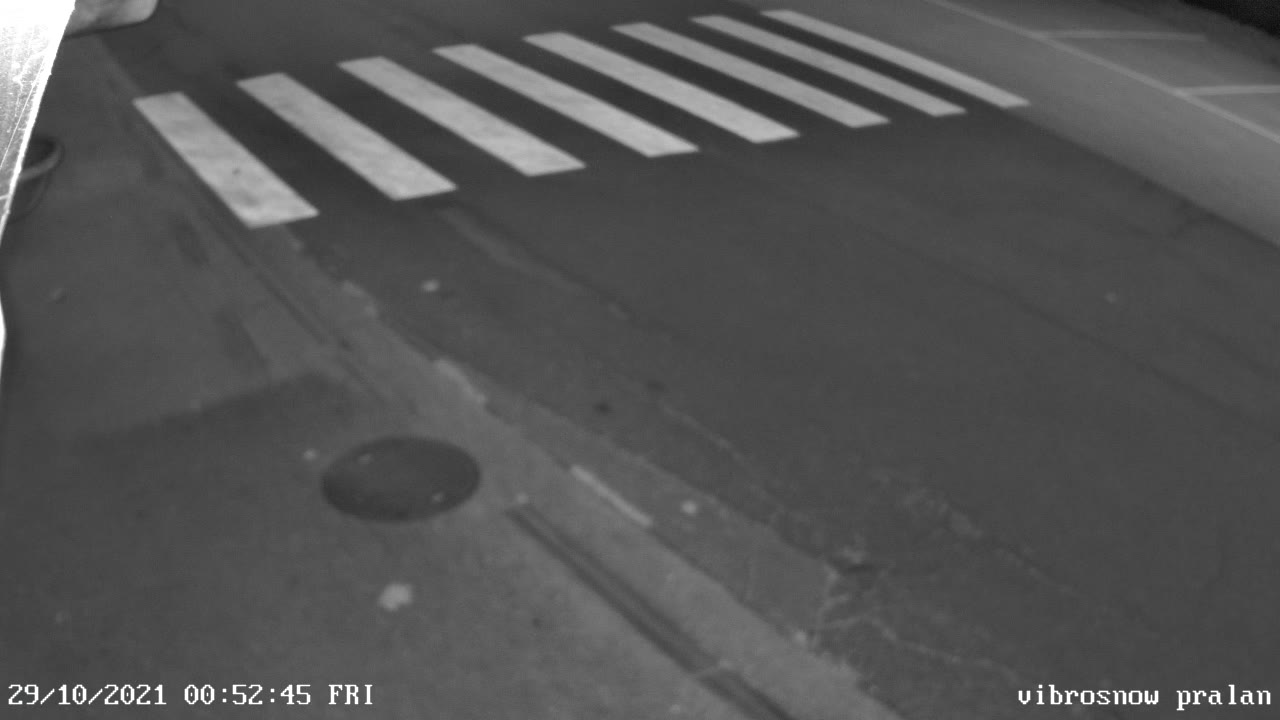
#> input picture frame 4 of 0500_Software/snow_debit/logs/2022-01-17_150430/original.avi, 1280 x 720 px, given in place of snow_test.mp4, which was not available
$ python noise_detection.py
#> lines starting #> are read from the running program, lines starting #| are printed output that depends on the picture; after the words box and inside, x2 and y2 are one past the last pixel; in counts of white or black regions, pixels touching at a corner belong together; pictures that were not available may be replaced by others from this repository, and a replacement may not be noted
import cv2 as cv
import numpy as np


def main() :
    cap = cv.VideoCapture("snow_test.mp4")

    if not cap.isOpened() :
        print("Can't open file")
        exit()

    while True:
        check1, frame1 = cap.read()
#> frame1 is the input picture: shape (720, 1280, 3); mean B, G, R 83.8, 83.8, 83.8
        check2, frame2 = cap.read()

        if check1 and check2:
            frame_width = int(cap.get(cv.CAP_PROP_FRAME_WIDTH)/2)
            frame_height = int(cap.get(cv.CAP_PROP_FRAME_HEIGHT)/2)
            frame_resize = (frame_width, frame_height)

            frame1 = cv.resize(frame1, frame_resize, interpolation=cv.INTER_LINEAR)
#> frame1: shape (360, 640, 3)
            frame2 = cv.resize(frame2, frame_resize, interpolation=cv.INTER_LINEAR)
#> frame2: shape (360, 640, 3)
            #frame1 = cv.GaussianBlur(frame1, (25,25), 0)
            #frame2 = cv.GaussianBlur(frame2, (25,25), 0)

            noise = cv.subtract(frame1, frame2)
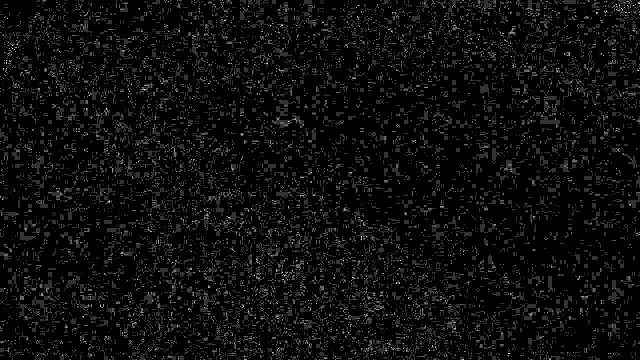
#> noise: shape (360, 640, 3); min 0, max 5, mean 0.244; drawn with min black and max white
            #noise = cv.absdiff(frame1, frame2)
            road = cv.subtract(frame1, noise)
            #road = cv.absdiff(frame1, noise)
            #road = cv.subtract(road, noise2)
            #road = cv.GaussianBlur(road, (25,25), 0)
            noise_grey = cv.cvtColor(road, cv.COLOR_BGR2GRAY)

            th, noise_thres = cv.threshold(noise_grey, 80, 255, cv.THRESH_BINARY)
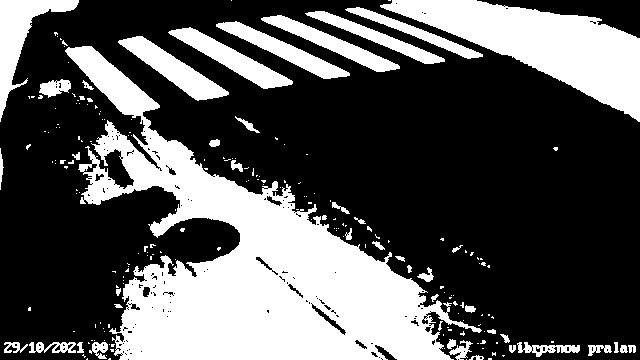
#> noise_thres: shape (360, 640); 33.3% white; 207 white regions (162 under 20 px), largest, box (x1, y1, x2, y2) and area: (65, 46, 482, 360) 45799, (380, 0, 640, 122) 13058, (0, 0, 79, 122) 2861

            cv.imshow("Original", frame1)
            cv.imshow("Noise", noise)
            cv.imshow("Snow", noise_thres)
            cv.imshow("Road", road)

            if cv.waitKey(10) == ord('q'):
#> (key q is pressed here)
                print("Quitting...")
                break
        else:
            print("No more video feed, quitting...")
            break

if __name__ == "__main__":
    main()

$ run again, starting later in the video
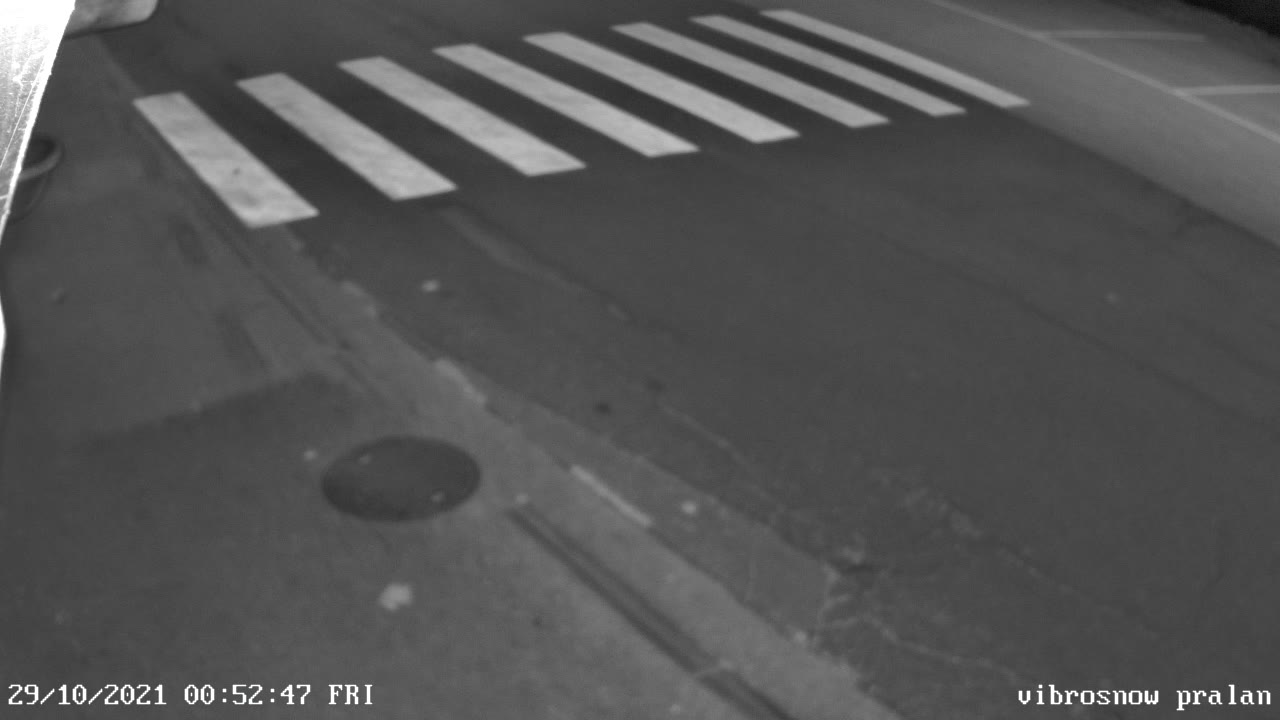
#> input picture frame 19 of 0500_Software/snow_debit/logs/2022-01-17_150430/original.avi, 1280 x 720 px, given in place of snow_test.mp4, which was not available
#> in main, frame1 is the input picture: shape (720, 1280, 3); mean B, G, R 83.6, 83.6, 83.6
#> frame1: shape (360, 640, 3)
#> frame2: shape (360, 640, 3)
#> in main, `noise = cv.subtract(frame1, frame2)`:
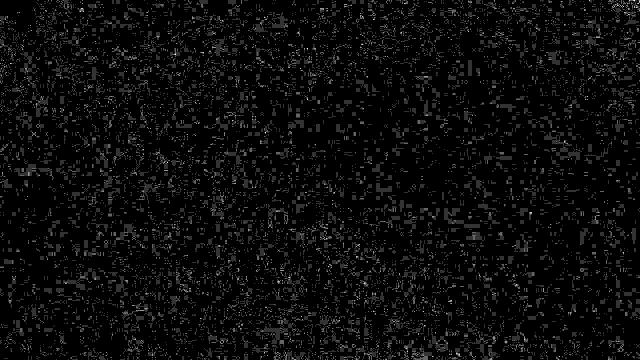
#> noise: shape (360, 640, 3); min 0, max 5, mean 0.222; drawn with min black and max white
#> in main, `th, noise_thres = cv.threshold(noise_grey, 80, 255, cv.THRESH_BINARY)`:
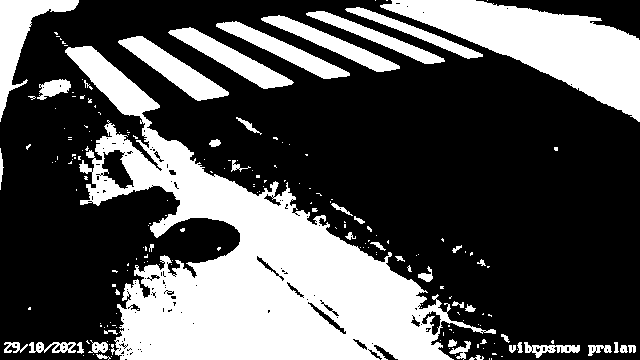
#> noise_thres: shape (360, 640); 33% white; 195 white regions (150 under 20 px), largest, box (x1, y1, x2, y2) and area: (65, 46, 496, 360) 45364, (380, 0, 640, 122) 13035, (0, 0, 79, 122) 2855

$ run again, starting later in the video
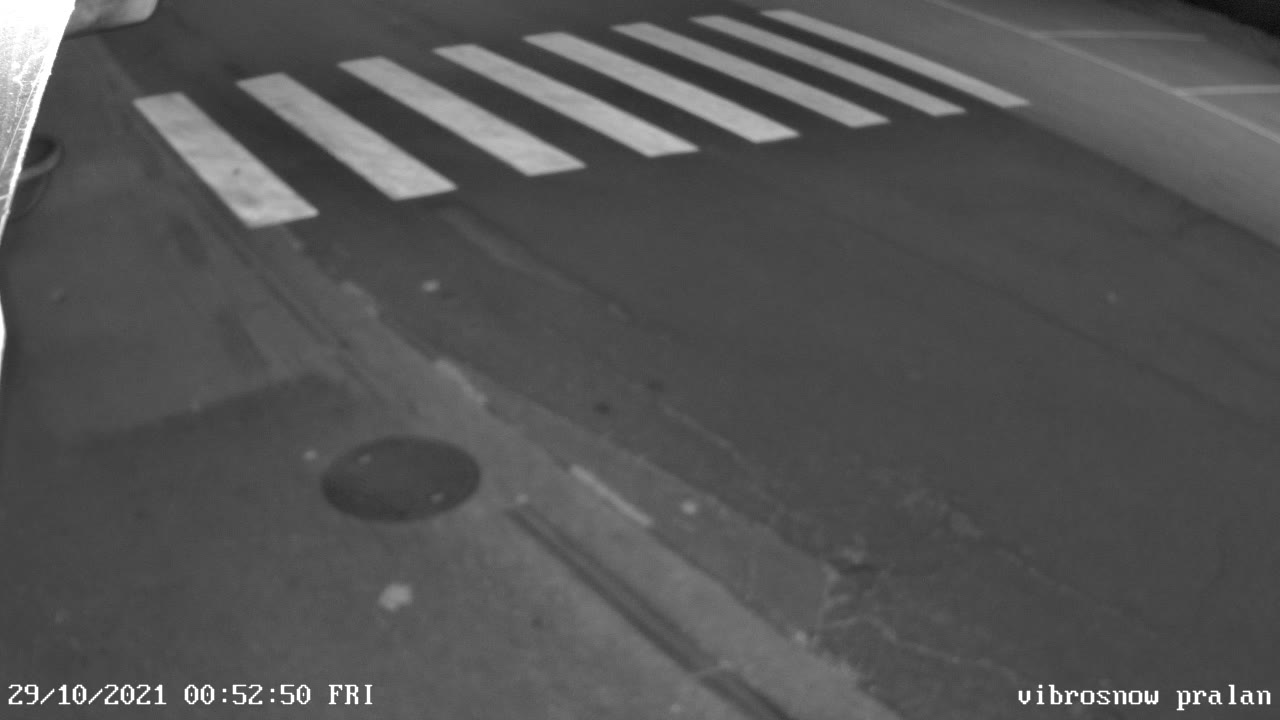
#> input picture frame 34 of 0500_Software/snow_debit/logs/2022-01-17_150430/original.avi, 1280 x 720 px, given in place of snow_test.mp4, which was not available
#> in main, frame1 is the input picture: shape (720, 1280, 3); min 10, max 255, mean 83.7
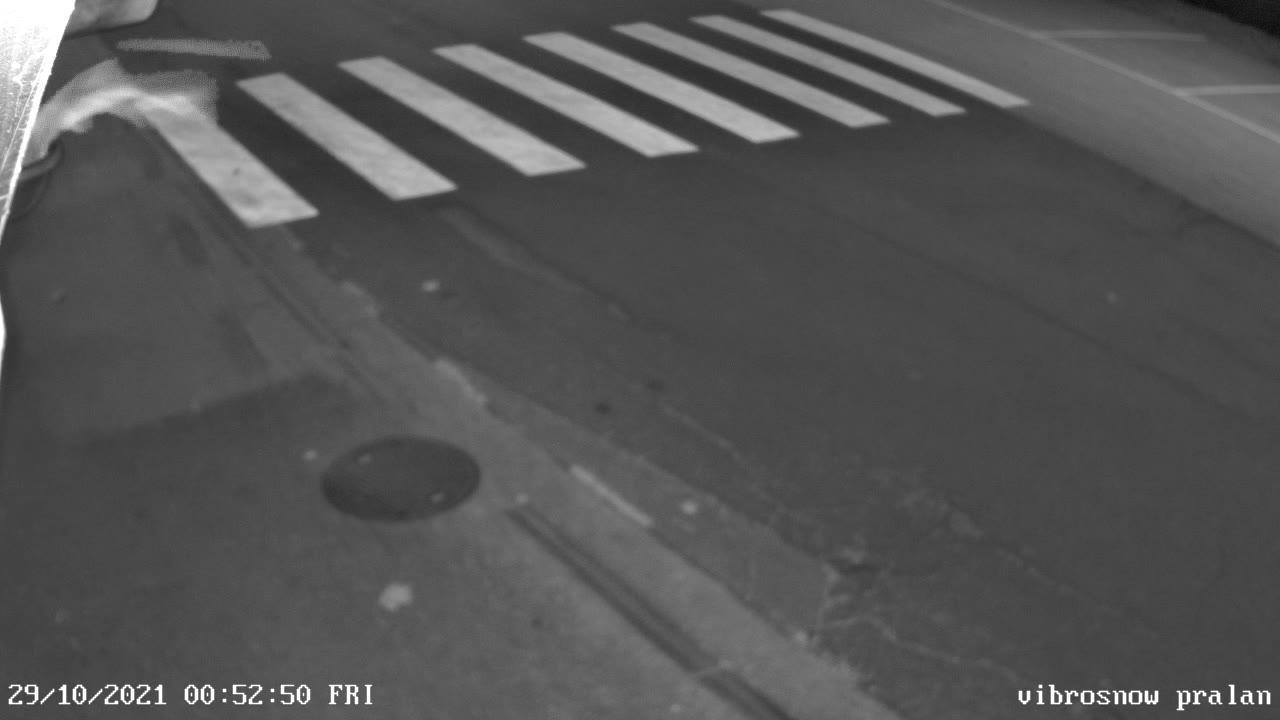
#> input picture frame 35 of 0500_Software/snow_debit/logs/2022-01-17_150430/original.avi, 1280 x 720 px, given in place of snow_test.mp4, which was not available
#> in main, frame2 is the input picture: shape (720, 1280, 3); min 9, max 255, mean 84.5
#> frame1: shape (360, 640, 3)
#> frame2: shape (360, 640, 3)
#> in main, `th, noise_thres = cv.threshold(noise_grey, 80, 255, cv.THRESH_BINARY)`:
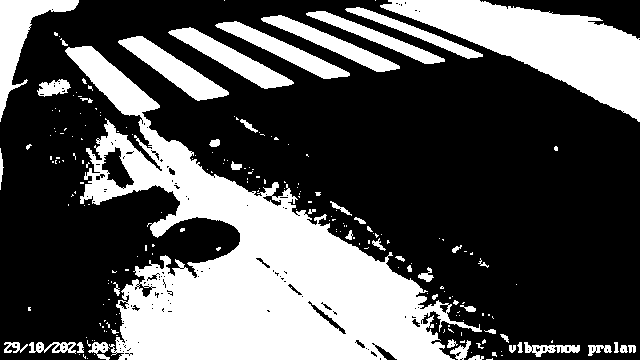
#> noise_thres: shape (360, 640); 33.2% white; 213 white regions (167 under 20 px), largest, box (x1, y1, x2, y2) and area: (65, 46, 482, 360) 45662, (380, 0, 640, 122) 13055, (0, 0, 79, 122) 2860
